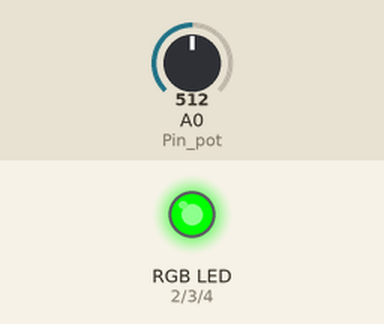
This sketch was run on a simulated Arduino Uno, built with avr-gcc and run on an emulated ATmega328P. On the bench: an RGB LED mixed from three pins (HIGH = lit). The test bench sets the inputs (shaded band); at power-on: A0 (Pin_pot) = 512.

Above: at 1.2 s.
1.3 s: A0 (Pin_pot) set to 353
2.8 s: A0 (Pin_pot) set to 325
At 3.2 s:
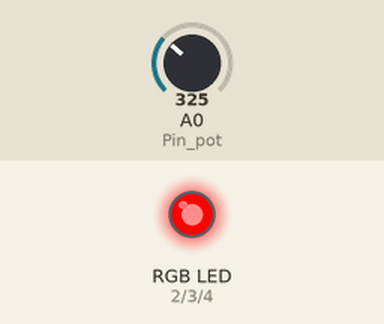
4.3 s: A0 (Pin_pot) set to 692
At 5.5 s:
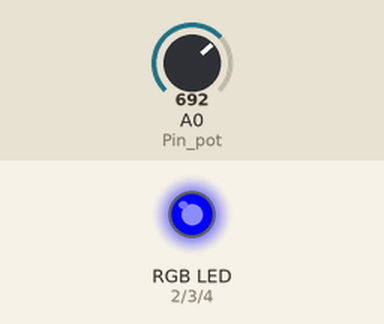
5.8 s: A0 (Pin_pot) set to 671
At 6.7 s:
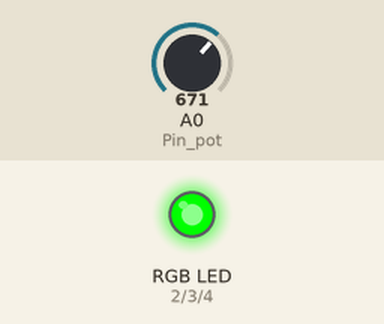
7.3 s: A0 (Pin_pot) set to 693
At 7.8 s:
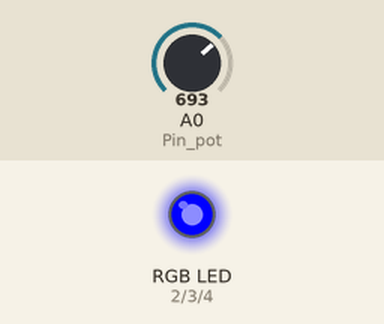
Timing chart, 0 to 9.8 s (numbered marks = the images above; inputs shaded):
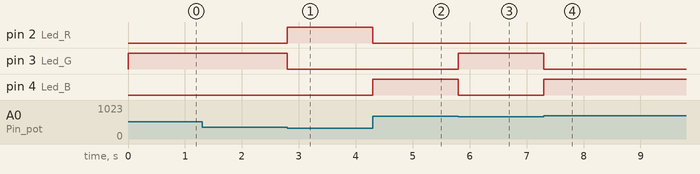

Measured:
- the behaviour switches between 342 and 341 on A0 (Pin_pot) (found by bisection; images 0 and 1)
- the behaviour switches between 683 and 682 on A0 (Pin_pot) (found by bisection; images 2 and 3)
- after the input at 1.3 s, every drawn part: stays the same
- after the input at 2.8 s, pin 2 (Led_R): LOW → HIGH at once; pin 3 (Led_G): HIGH → LOW at once
- after the input at 4.3 s, pin 2 (Led_R): HIGH → LOW at once; pin 4 (Led_B): LOW → HIGH at once
- after the input at 5.8 s, pin 3 (Led_G): LOW → HIGH at once; pin 4 (Led_B): HIGH → LOW at once
- after the input at 7.3 s, pin 3 (Led_G): HIGH → LOW at once; pin 4 (Led_B): LOW → HIGH at once

The sketch:

C_digo_LED_RGB.ino
```cpp
/* Aula - LED RGB */
/* Programação: Alternando as cores do LED RGB através */
/* do sensor potenciômetro. */
/* */


char modelo[] = "Cátodo Comum";

/* Define o pino analógico A0 para o potenciômetro. */
int Pin_pot = A0;
/* Variável que armazenará os dados do potenciômetro. */
int Pot = 0;
/* Define o pino digital 2 para o LED Vermelho. */
int Led_R = 2;
/* Define o pino digital 3 para o LED Verde. */
int Led_G = 3;
/* Define o pino digital 4 para o LED Azul. */
int Led_B = 4;
/* Variáveis para controle dos LEDs. */
int ligar;
int desligar;
void setup() {
 /* Define o pino Led_R como SAÍDA. */
 pinMode(Led_R, OUTPUT);
 /* Define o pino Led_G como SAÍDA. */
 pinMode(Led_G, OUTPUT);
 /* Define o pino Led_B como SAÍDA. */
 pinMode(Led_B, OUTPUT);
 /* Rotina que verifica o tipo de LED RGB utilizado e */
 /* adequa os parâmetros para ligar e desligar o LED. */
 if (modelo[0] != 'C') {
 ligar = 0;
 desligar = 1;
 } else {
 ligar = 1;
 desligar = 0;
 }
 /* Inicia com os LEDs desligados. */
 digitalWrite(Led_R, desligar);
 digitalWrite(Led_G, desligar);
 digitalWrite(Led_B, desligar);
}
void loop() {
 /* Armazena os dados do potenciômetro na variável Pot. */
 Pot = analogRead(Pin_pot);
 /* Se Pot estiver entre 0 e 341, faça... */
 if (Pot >= 0 && Pot <= 341) {
 /* Ligue o LED Vermelho. */
 digitalWrite(Led_R, ligar);
 /* Senão... */
 } else {
 /* Desligue o LED Vermelho. */
 digitalWrite(Led_R, desligar);
 }
 /* Se Pot estiver entre 342 e 682, faça... */
 if (Pot >= 342 && Pot <= 682) {
 /* Ligue o LED Verde. */
 digitalWrite(Led_G, ligar);
 /* Senão... */
 } else {
 /* Desligue o LED Verde. */
 digitalWrite(Led_G, desligar);
 }
   /* Se Pot estiver entre 686 e 1023, faça... */
 if (Pot >= 683 && Pot <= 1023) {
 /* Ligue o LED Azul. */
 digitalWrite(Led_B, ligar);
 /* Senão... */
 } else {
 /* Desligue o LED Azul. */
 digitalWrite(Led_B, desligar);
 }
}
```
